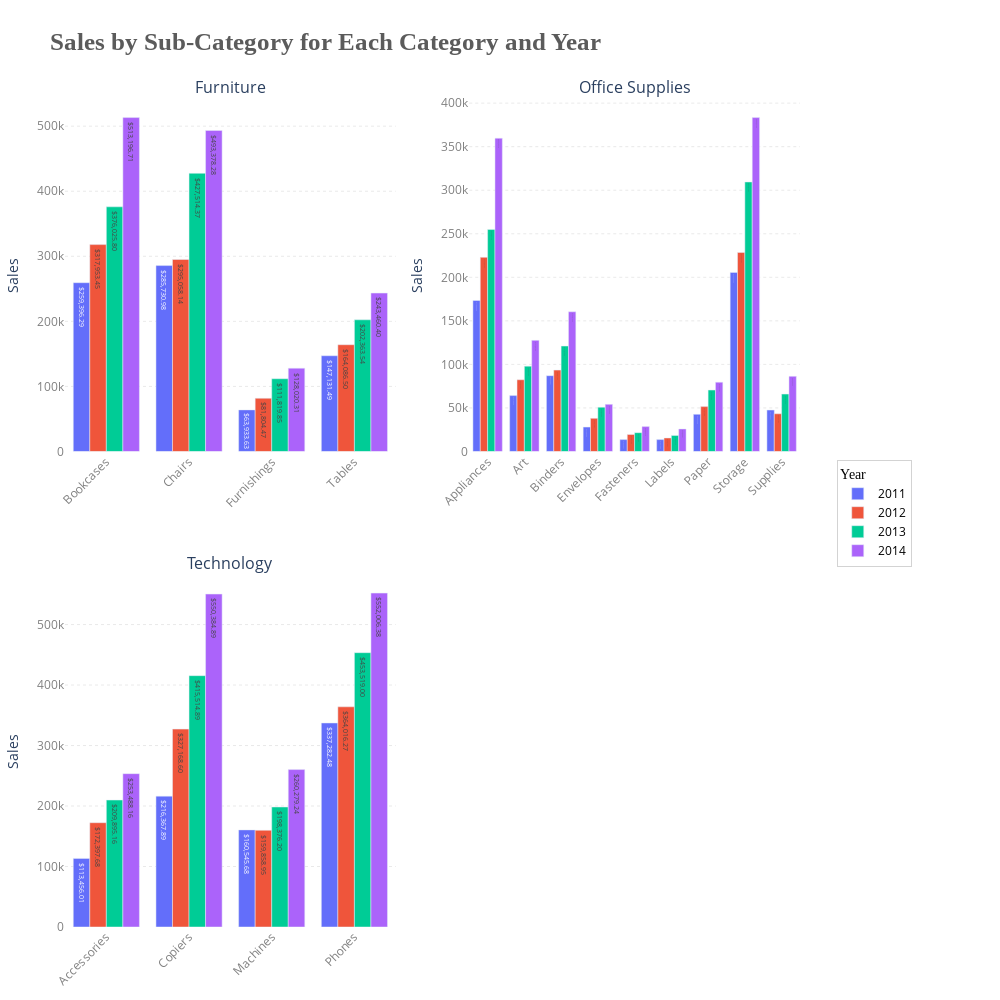

Notebook source saved alongside this figure:
### Code cell
#Bar chart for total sales for each sub-category under categories year-wise
year_category_subcategory_sales = data.groupby(['Order Year', 'Category', 'Sub-Category']).agg({'Sales': 'sum'}).reset_index()

n = len(categories)
cols = math.ceil(math.sqrt(n))
rows = math.ceil(n / cols)

fig = sp.make_subplots(
    rows=rows,
    cols=cols,
    subplot_titles=[f'{category}' for category in categories],
    specs=[[{'type': 'bar'} for _ in range(cols)] for _ in range(rows)],
    horizontal_spacing=0.1,  
    vertical_spacing=0.15  
)

for i, category in enumerate(categories):
    category_data = year_category_subcategory_sales[year_category_subcategory_sales['Category'] == category]
    
    for j, year in enumerate(years):
        year_data = category_data[category_data['Order Year'] == year]
        fig.add_trace(
            go.Bar(
                x=year_data['Sub-Category'],
                y=year_data['Sales'],
                name=str(year),
                marker_color=color_palette[j % len(color_palette)],
                text=[f"${x:,.2f}" for x in year_data['Sales']],
                textposition='auto',
                showlegend=(i == 0)  
            ),
            row=(i // cols) + 1,
            col=(i % cols) + 1
        )

fig.update_layout(
    title_text='<b>Sales by Sub-Category for Each Category and Year</b>',
    title_font=dict(size=25, family="Liberation Serif", color="#5b5b5b"),
    plot_bgcolor='white',
    height=1000,
    width=1000, 
    showlegend=True,
    legend_title='Year',
    legend=dict(
        x=1.05,  
        y=0.5,
        traceorder='normal',
        orientation='v',
        title_font=dict(size=14, family="Liberation Serif"),
        font=dict(size=12, color='black'),
        bgcolor='rgba(255, 255, 255, 0.8)',  
        bordercolor='lightgray',
        borderwidth=1
    ),
    margin=dict(t=100, b=50, l=50, r=200)  
)

fig.update_yaxes(
    showgrid=True,
    gridwidth=0.5,
    gridcolor='lightgray',
    griddash='dot',
    tickfont=dict(color='gray'),
    title='Sales'
)

fig.update_xaxes(
    tickfont=dict(color='gray'),
    tickangle=-45  # Rotate x-axis labels for better readability
)
fig.show()

### Figure 1 — Plotly figure (JSON) as saved in the notebook; plotly's stock layout.template omitted (floating-point values rounded to 4 significant figures)
{"data": [{"marker": {"color": "#636EFA"}, "name": "2011", "showlegend": true, "text": ["$259,396.29", "$285,730.98", "$63,933.63", "$147,131.49"], "textposition": "auto", "type": "bar", "x": ["Bookcases", "Chairs", "Furnishings", "Tables"], "xaxis": "x", "y": [259400.0, 285700.0, 63930.0, 147100.0], "yaxis": "y"}, {"marker": {"color": "#EF553B"}, "name": "2012", "showlegend": true, "text": ["$317,953.45", "$295,058.14", "$81,804.47", "$164,086.50"], "textposition": "auto", "type": "bar", "x": ["Bookcases", "Chairs", "Furnishings", "Tables"], "xaxis": "x", "y": [318000.0, 295100.0, 81800.0, 164100.0], "yaxis": "y"}, {"marker": {"color": "#00CC96"}, "name": "2013", "showlegend": true, "text": ["$376,025.80", "$427,514.37", "$111,819.85", "$202,363.54"], "textposition": "auto", "type": "bar", "x": ["Bookcases", "Chairs", "Furnishings", "Tables"], "xaxis": "x", "y": [376000.0, 427500.0, 111800.0, 202400.0], "yaxis": "y"}, {"marker": {"color": "#AB63FA"}, "name": "2014", "showlegend": true, "text": ["$513,196.71", "$493,378.28", "$128,020.31", "$243,460.40"], "textposition": "auto", "type": "bar", "x": ["Bookcases", "Chairs", "Furnishings", "Tables"], "xaxis": "x", "y": [513200.0, 493400.0, 128000.0, 243500.0], "yaxis": "y"}, {"marker": {"color": "#636EFA"}, "name": "2011", "showlegend": false, "text": ["$173,383.43", "$64,138.93", "$86,998.91", "$27,986.60", "$13,608.57", "$13,616.46", "$42,665.98", "$205,626.96", "$47,580.61"], "textposition": "auto", "type": "bar", "x": ["Appliances", "Art", "Binders", "Envelopes", "Fasteners", "Labels", "Paper", "Storage", "Supplies"], "xaxis": "x2", "y": [173400.0, 64140.0, 87000.0, 27990.0, 13610.0, 13620.0, 42670.0, 205600.0, 47580.0], "yaxis": "y2"}, {"marker": {"color": "#EF553B"}, "name": "2012", "showlegend": false, "text": ["$222,942.96", "$82,358.35", "$93,417.92", "$38,013.82", "$19,477.69", "$15,518.27", "$51,512.38", "$228,555.82", "$43,297.42"], "textposition": "auto", "type": "bar", "x": ["Appliances", "Art", "Binders", "Envelopes", "Fasteners", "Labels", "Paper", "Storage", "Supplies"], "xaxis": "x2", "y": [222900.0, 82360.0, 93420.0, 38010.0, 19480.0, 15520.0, 51510.0, 228600.0, 43300.0], "yaxis": "y2"}, {"marker": {"color": "#00CC96"}, "name": "2013", "showlegend": false, "text": ["$254,951.13", "$98,007.03", "$121,075.09", "$50,805.26", "$21,596.89", "$18,380.79", "$70,512.55", "$309,475.80", "$65,913.10"], "textposition": "auto", "type": "bar", "x": ["Appliances", "Art", "Binders", "Envelopes", "Fasteners", "Labels", "Paper", "Storage", "Supplies"], "xaxis": "x2", "y": [255000.0, 98010.0, 121100.0, 50810.0, 21600.0, 18380.0, 70510.0, 309500.0, 65910.0], "yaxis": "y2"}, {"marker": {"color": "#AB63FA"}, "name": "2014", "showlegend": false, "text": ["$359,786.78", "$127,587.65", "$160,419.58", "$54,098.63", "$28,559.16", "$25,888.51", "$79,600.81", "$383,427.29", "$86,283.09"], "textposition": "auto", "type": "bar", "x": ["Appliances", "Art", "Binders", "Envelopes", "Fasteners", "Labels", "Paper", "Storage", "Supplies"], "xaxis": "x2", "y": [359800.0, 127600.0, 160400.0, 54100.0, 28560.0, 25890.0, 79600.0, 383400.0, 86280.0], "yaxis": "y2"}, {"marker": {"color": "#636EFA"}, "name": "2011", "showlegend": false, "text": ["$113,456.01", "$216,367.89", "$160,545.68", "$337,282.48"], "textposition": "auto", "type": "bar", "x": ["Accessories", "Copiers", "Machines", "Phones"], "xaxis": "x3", "y": [113500.0, 216400.0, 160500.0, 337300.0], "yaxis": "y3"}, {"marker": {"color": "#EF553B"}, "name": "2012", "showlegend": false, "text": ["$172,397.68", "$327,168.60", "$159,858.95", "$364,016.27"], "textposition": "auto", "type": "bar", "x": ["Accessories", "Copiers", "Machines", "Phones"], "xaxis": "x3", "y": [172400.0, 327200.0, 159900.0, 364000.0], "yaxis": "y3"}, {"marker": {"color": "#00CC96"}, "name": "2013", "showlegend": false, "text": ["$209,895.16", "$415,514.89", "$198,376.20", "$453,519.00"], "textposition": "auto", "type": "bar", "x": ["Accessories", "Copiers", "Machines", "Phones"], "xaxis": "x3", "y": [209900.0, 415500.0, 198400.0, 453500.0], "yaxis": "y3"}, {"marker": {"color": "#AB63FA"}, "name": "2014", "showlegend": false, "text": ["$253,488.16", "$550,384.89", "$260,279.24", "$552,006.38"], "textposition": "auto", "type": "bar", "x": ["Accessories", "Copiers", "Machines", "Phones"], "xaxis": "x3", "y": [253500.0, 550400.0, 260300.0, 552000.0], "yaxis": "y3"}], "layout": {"annotations": [{"font": {"size": 16}, "showarrow": false, "text": "Furniture", "x": 0.225, "xanchor": "center", "xref": "paper", "y": 1, "yanchor": "bottom", "yref": "paper"}, {"font": {"size": 16}, "showarrow": false, "text": "Office Supplies", "x": 0.775, "xanchor": "center", "xref": "paper", "y": 1, "yanchor": "bottom", "yref": "paper"}, {"font": {"size": 16}, "showarrow": false, "text": "Technology", "x": 0.225, "xanchor": "center", "xref": "paper", "y": 0.425, "yanchor": "bottom", "yref": "paper"}], "height": 1000, "legend": {"bgcolor": "rgba(255, 255, 255, 0.8)", "bordercolor": "lightgray", "borderwidth": 1, "font": {"color": "black", "size": 12}, "orientation": "v", "title": {"font": {"family": "Liberation Serif", "size": 14}, "text": "Year"}, "traceorder": "normal", "x": 1.05, "y": 0.5}, "margin": {"b": 50, "l": 50, "r": 200, "t": 100}, "plot_bgcolor": "white", "showlegend": true, "title": {"font": {"color": "#5b5b5b", "family": "Liberation Serif", "size": 25}, "text": "<b>Sales by Sub-Category for Each Category and Year</b>"}, "width": 1000, "xaxis": {"anchor": "y", "autorange": true, "domain": [0, 0.45], "range": [-0.5, 3.5], "tickangle": -45, "tickfont": {"color": "gray"}, "type": "category"}, "xaxis2": {"anchor": "y2", "autorange": true, "domain": [0.55, 1], "range": [-0.5, 8.5], "tickangle": -45, "tickfont": {"color": "gray"}, "type": "category"}, "xaxis3": {"anchor": "y3", "autorange": true, "domain": [0, 0.45], "range": [-0.5, 3.5], "tickangle": -45, "tickfont": {"color": "gray"}, "type": "category"}, "xaxis4": {"anchor": "y4", "domain": [0.55, 1], "tickangle": -45, "tickfont": {"color": "gray"}}, "yaxis": {"anchor": "x", "autorange": true, "domain": [0.575, 1], "gridcolor": "lightgray", "griddash": "dot", "gridwidth": 0.5, "range": [0, 540200.0], "showgrid": true, "tickfont": {"color": "gray"}, "title": {"text": "Sales"}, "type": "linear"}, "yaxis2": {"anchor": "x2", "autorange": true, "domain": [0.575, 1], "gridcolor": "lightgray", "griddash": "dot", "gridwidth": 0.5, "range": [0, 403600.0], "showgrid": true, "tickfont": {"color": "gray"}, "title": {"text": "Sales"}, "type": "linear"}, "yaxis3": {"anchor": "x3", "autorange": true, "domain": [0, 0.425], "gridcolor": "lightgray", "griddash": "dot", "gridwidth": 0.5, "range": [0, 581100.0], "showgrid": true, "tickfont": {"color": "gray"}, "title": {"text": "Sales"}, "type": "linear"}, "yaxis4": {"anchor": "x4", "domain": [0, 0.425], "gridcolor": "lightgray", "griddash": "dot", "gridwidth": 0.5, "showgrid": true, "tickfont": {"color": "gray"}, "title": {"text": "Sales"}}}}
